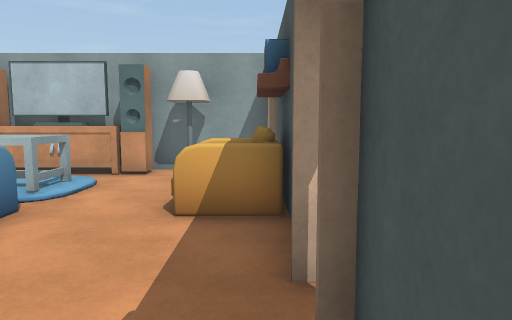
View 1 (above)

23 first-person views from a walk through a scene from a Unity 3-D project. The camera is 1.3 m above the floor, tilts 6° down and sees 70° across. Doors are open. The floor is counted in squares, 1 m on a side. Each view is taken from the middle of a square. On the plan, view 1 faces up. The plan holds only what a view shows up to about 15 squares ahead; the rest is blank. The place goes on beyond the plan. The player is left out. Some surface patterns are stand-ins.

View 2
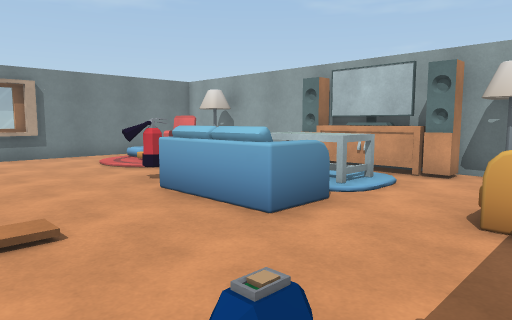

View 3
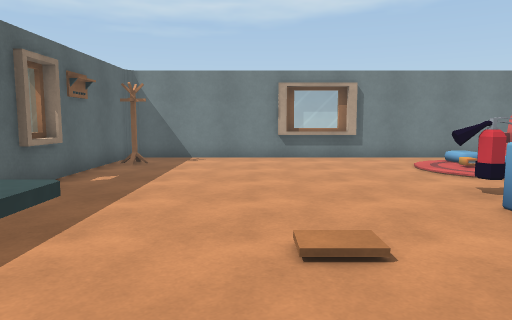

View 4
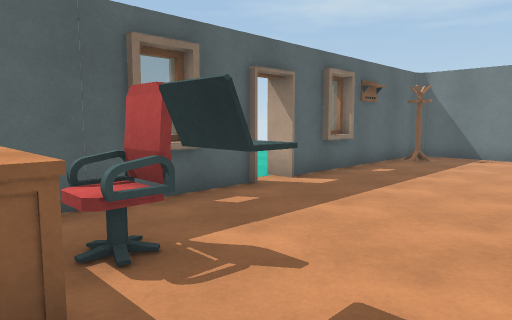

View 5
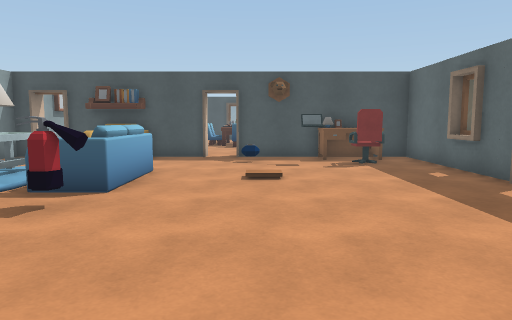

View 6
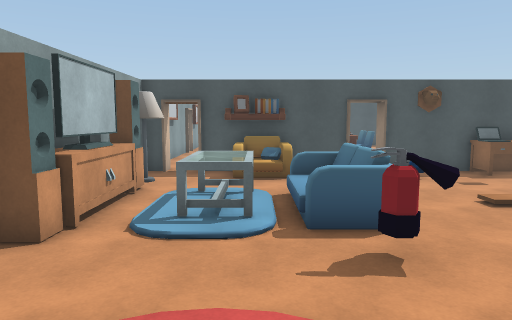

View 7
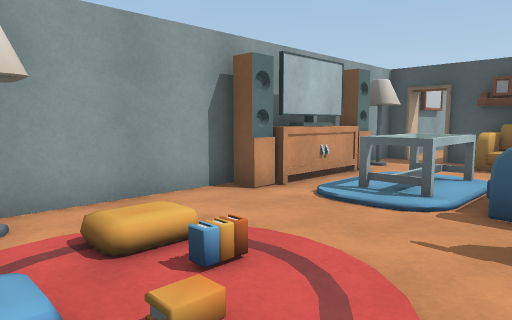

View 8
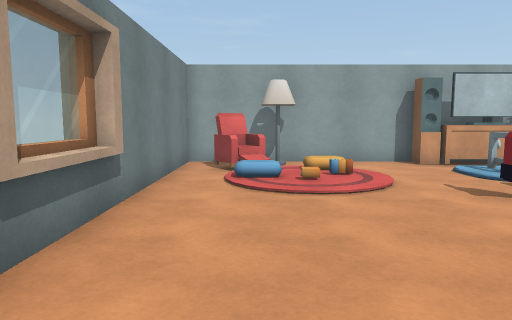

View 9
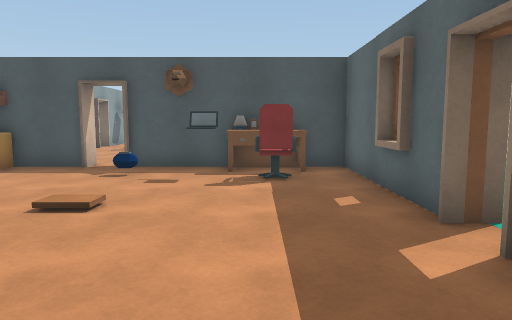

View 10
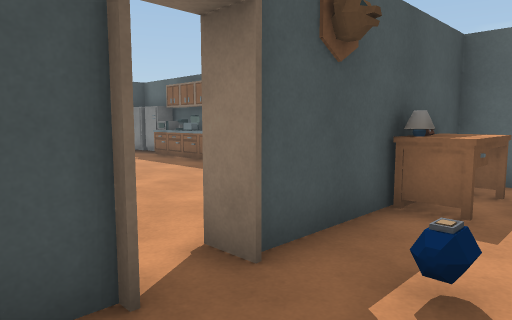

View 11
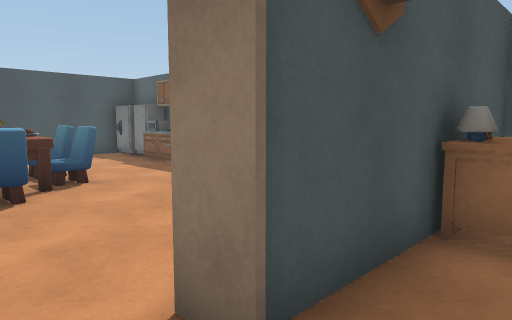

View 12
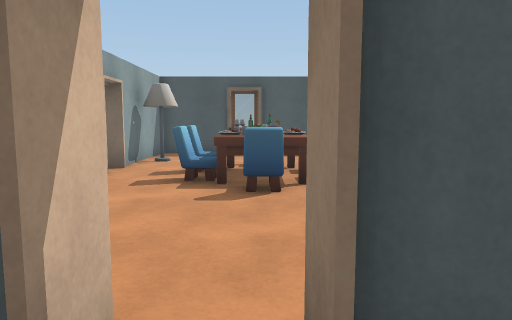

View 13
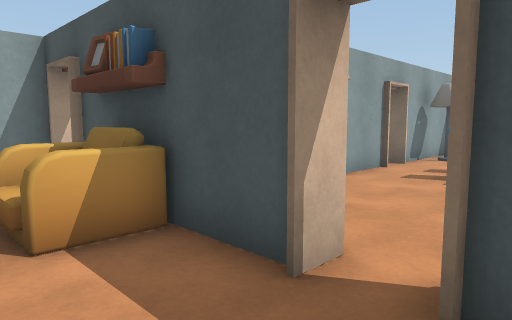

View 14
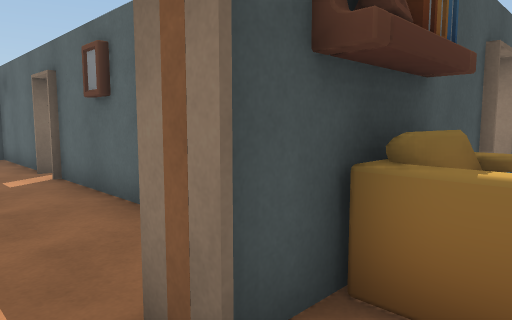

View 15
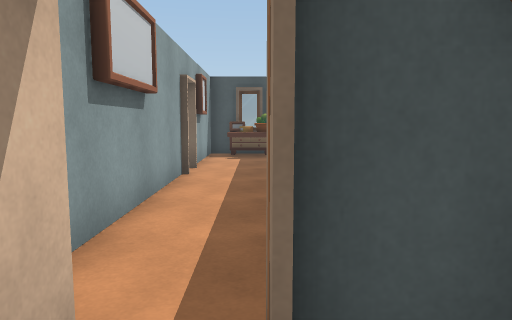

View 16
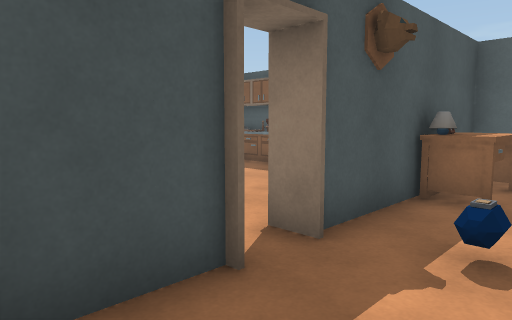

View 17
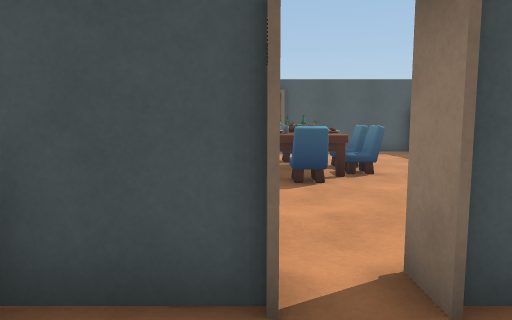

View 18
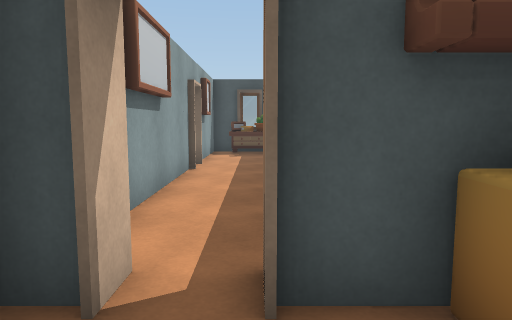

View 19
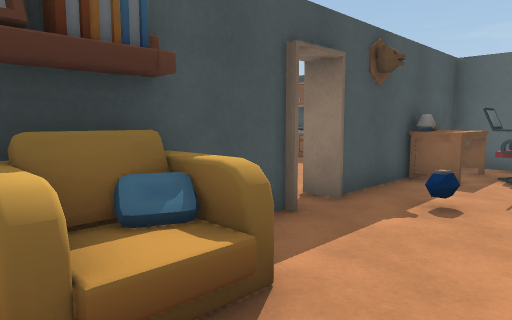

View 20
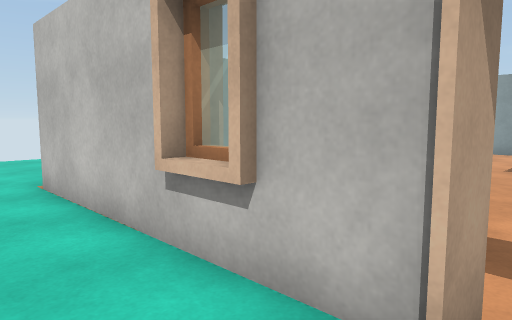

View 21
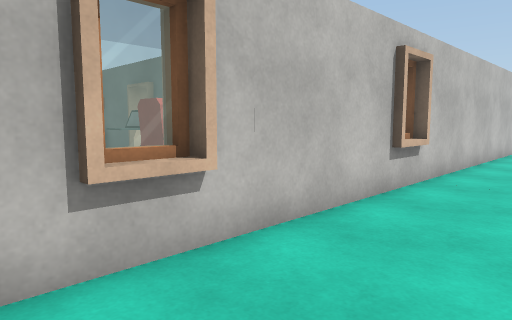

View 22
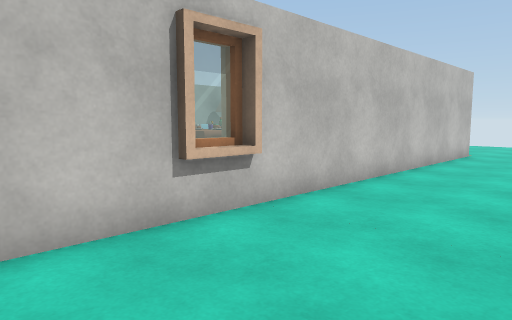

View 23
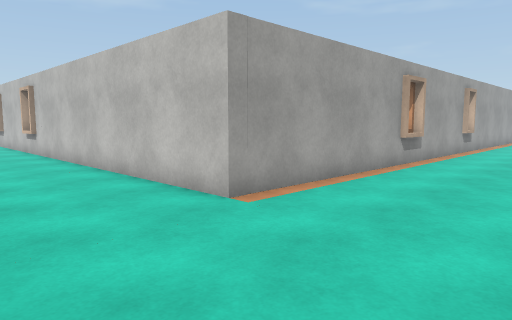

### Floor plan
Ten units are one square. View 1 is at (0, 0); x grows to the right and y downward. Boxes are objects, and circles mark ways between rooms. Rooms are numbered by the first view taken in them; rooms with no view inside come last. Other rooms are left out.
<svg viewBox="-150 -103 300 168">
<path fill="none" stroke="#000" d="M-66 42 -66 52M-94 44 -80 44M-40 44 -26 44M-140 -36 -140 -8M-54 52 -54 46 5 46 5 -17M5 -28 5 -79M-66 -96 -66 -91M-33 -88 -33 -95M-27 -91 -34 -91 -34 -88M-27 -95 -27 -89 -64 -89 -64 -91 -70 -91 -70 -96M-139 46 -68 46M5 -91 5 -98 -142 -98 -142 15M-11 -48 -11 -56M-12 -52 -7 -53M-11 -52 0 -52M4 -49 -3 -49M30 52 15 52M-26 52 -40 52M145 -32 145 -18M-66 50 -139 50M-80 52 -94 52M143 -78 143 50 -46 50M59 46 116 46M80 -58 60 -58M137 -18 137 -31M139 -31 139 -58 96 -58M139 35 139 -18M42 -63 80 -63M80 -98 25 -98M99 -63 114 -63M114 -98 102 -98M137 -76 137 -89M139 -85 139 -98 114 -98M114 -63 139 -63 139 -81"/>
<rect x="-145" y="15" width="10" height="30" fill="#bbb"><title>other object</title></rect>
<rect x="-135" y="-95" width="20" height="20" fill="#bbb"><title>other object</title></rect>
<rect x="-125" y="-85" width="30" height="20" fill="#bbb"><title>other object</title></rect>
<rect x="-115" y="-95" width="10" height="10" fill="#bbb"><title>other object</title></rect>
<rect x="-85" y="-45" width="20" height="10" fill="#bbb"><title>other object</title></rect>
<rect x="-65" y="-55" width="30" height="20" fill="#bbb"><title>other object</title></rect>
<rect x="-65" y="-75" width="30" height="20" fill="#bbb"><title>other object</title></rect>
<rect x="-25" y="15" width="20" height="20" fill="#bbb"><title>other object</title></rect>
<rect x="-25" y="5" width="20" height="10" fill="#bbb"><title>other object</title></rect>
<rect x="-25" y="-95" width="10" height="10" fill="#bbb"><title>other object</title></rect>
<rect x="-15" y="-15" width="10" height="10" fill="#bbb"><title>other object</title></rect>
<rect x="-5" y="5" width="10" height="30" fill="#bbb"><title>other object</title></rect>
<rect x="45" y="25" width="10" height="20" fill="#bbb"><title>other object</title></rect>
<rect x="45" y="-25" width="20" height="10" fill="#bbb"><title>other object</title></rect>
<rect x="55" y="35" width="10" height="10" fill="#bbb"><title>other object</title></rect>
<rect x="55" y="25" width="10" height="10" fill="#bbb"><title>other object</title></rect>
<rect x="55" y="-35" width="40" height="30" fill="#bbb"><title>other object</title></rect>
<rect x="55" y="-35" width="10" height="10" fill="#bbb"><title>other object</title></rect>
<rect x="65" y="25" width="10" height="20" fill="#bbb"><title>other object</title></rect>
<rect x="65" y="-5" width="10" height="10" fill="#bbb"><title>other object</title></rect>
<rect x="65" y="-45" width="10" height="10" fill="#bbb"><title>other object</title></rect>
<rect x="75" y="35" width="10" height="10" fill="#bbb"><title>other object</title></rect>
<rect x="75" y="25" width="10" height="10" fill="#bbb"><title>other object</title></rect>
<rect x="75" y="-5" width="20" height="10" fill="#bbb"><title>other object</title></rect>
<rect x="75" y="-45" width="20" height="10" fill="#bbb"><title>other object</title></rect>
<rect x="85" y="25" width="10" height="10" fill="#bbb"><title>other object</title></rect>
<rect x="95" y="25" width="10" height="20" fill="#bbb"><title>other object</title></rect>
<rect x="95" y="-25" width="10" height="20" fill="#bbb"><title>other object</title></rect>
<rect x="105" y="35" width="10" height="10" fill="#bbb"><title>other object</title></rect>
<rect x="105" y="25" width="10" height="10" fill="#bbb"><title>other object</title></rect>
<rect x="105" y="-55" width="10" height="10" fill="#bbb"><title>other object</title></rect>
<rect x="115" y="35" width="10" height="10" fill="#bbb"><title>other object</title></rect>
<rect x="125" y="35" width="10" height="10" fill="#bbb"><title>other object</title></rect>
<rect x="125" y="-95" width="10" height="30" fill="#bbb"><title>other object</title></rect>
<circle cx="-60" cy="45" r="3" fill="#2a7"/>
<circle cx="3" cy="-23" r="3" fill="#2a7"/>
<circle cx="5" cy="-40" r="3" fill="#2a7"/>
<circle cx="120" cy="-80" r="3" fill="#2a7"/>
<text x="-70" y="-20">1</text>
<text x="70" y="60">2</text>
<text x="80" y="0">3</text>
<text x="60" y="-80">4</text>
<text x="130" y="-80">5</text>
</svg>
Room 1 opens to room 2. Room 1 opens to room 3. Room 4 opens to room 5.

Where each view was taken, in squares from view 1:
view 1: 0 up, 0 right, facing up
view 2: 0 up, 0 right, facing up-left
view 3: 0 up, 1 left, facing left
view 4: 1 up, 0 right, facing down-left
view 5: 1 up, 13 left, facing right
view 6: 6 up, 12 left, facing right
view 7: 4 up, 12 left, facing up-right
view 8: 2 down, 12 left, facing up
view 9: 2 down, 10 left, facing right
view 10: 4 up, 2 left, facing down-right
view 11: 3 up, 1 left, facing down-right
view 12: 2 up, 1 left, facing right
view 13: 1 up, 2 left, facing up-right
view 14: 9 up, 1 left, facing down-right
view 15: 8 up, 1 left, facing right
view 16: 5 up, 2 left, facing down-right
view 17: 3 up, 2 left, facing right
view 18: 8 up, 2 left, facing right
view 19: 7 up, 3 left, facing down-right
view 20: 7 down, 6 left, facing up-left
view 21: 8 down, 5 left, facing up-right
view 22: 9 down, 1 left, facing up-right
view 23: 9 down, 19 right, facing up-left
